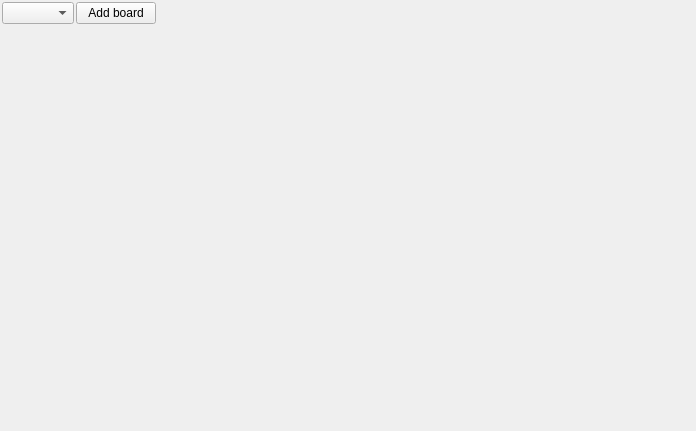
<?xml version="1.0" encoding="UTF-8"?>
<ui version="4.0">
 <class>WidgetBoardList</class>
 <widget class="QWidget" name="WidgetBoardList">
  <property name="geometry">
   <rect>
    <x>0</x>
    <y>0</y>
    <width>696</width>
    <height>431</height>
   </rect>
  </property>
  <property name="windowTitle">
   <string>Form</string>
  </property>
  <layout class="QVBoxLayout" name="verticalLayout">
   <property name="spacing">
    <number>0</number>
   </property>
   <property name="leftMargin">
    <number>0</number>
   </property>
   <property name="topMargin">
    <number>0</number>
   </property>
   <property name="rightMargin">
    <number>0</number>
   </property>
   <property name="bottomMargin">
    <number>0</number>
   </property>
   <item>
    <widget class="QWidget" name="widget" native="true">
     <layout class="QHBoxLayout" name="horizontalLayout">
      <property name="spacing">
       <number>2</number>
      </property>
      <property name="leftMargin">
       <number>2</number>
      </property>
      <property name="topMargin">
       <number>2</number>
      </property>
      <property name="rightMargin">
       <number>2</number>
      </property>
      <property name="bottomMargin">
       <number>2</number>
      </property>
      <item>
       <widget class="QComboBox" name="cbxBoards">
        <property name="sizeAdjustPolicy">
         <enum>QComboBox::AdjustToContents</enum>
        </property>
       </widget>
      </item>
      <item>
       <widget class="QPushButton" name="btnAddBoard">
        <property name="text">
         <string>Add board</string>
        </property>
       </widget>
      </item>
      <item>
       <spacer name="horizontalSpacer">
        <property name="orientation">
         <enum>Qt::Horizontal</enum>
        </property>
        <property name="sizeHint" stdset="0">
         <size>
          <width>533</width>
          <height>20</height>
         </size>
        </property>
       </spacer>
      </item>
     </layout>
    </widget>
   </item>
   <item>
    <widget class="WidgetBoard" name="wdtBoard" native="true">
     <property name="sizePolicy">
      <sizepolicy hsizetype="Preferred" vsizetype="Preferred">
       <horstretch>0</horstretch>
       <verstretch>1</verstretch>
      </sizepolicy>
     </property>
    </widget>
   </item>
  </layout>
 </widget>
 <customwidgets>
  <customwidget>
   <class>WidgetBoard</class>
   <extends>QWidget</extends>
   <header>gui/widgets/widgetboard.h</header>
   <container>1</container>
  </customwidget>
 </customwidgets>
 <resources/>
 <connections/>
</ui>
